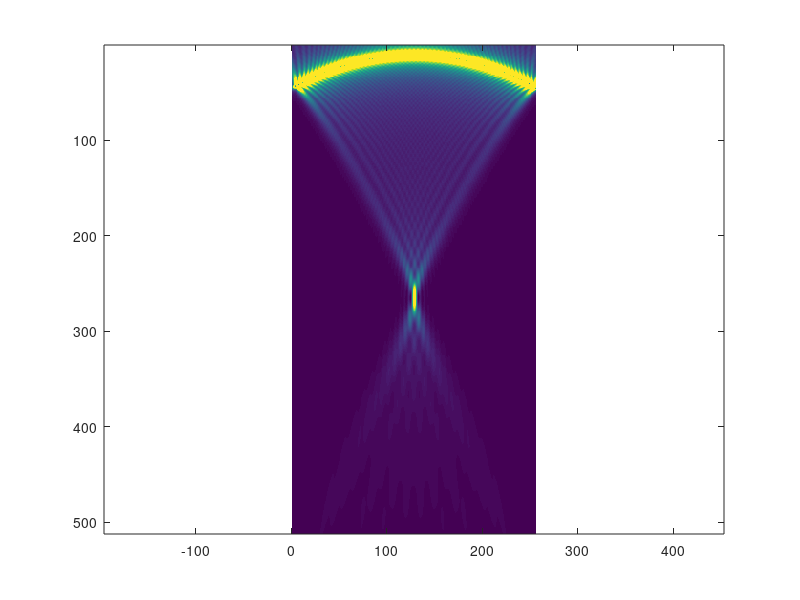
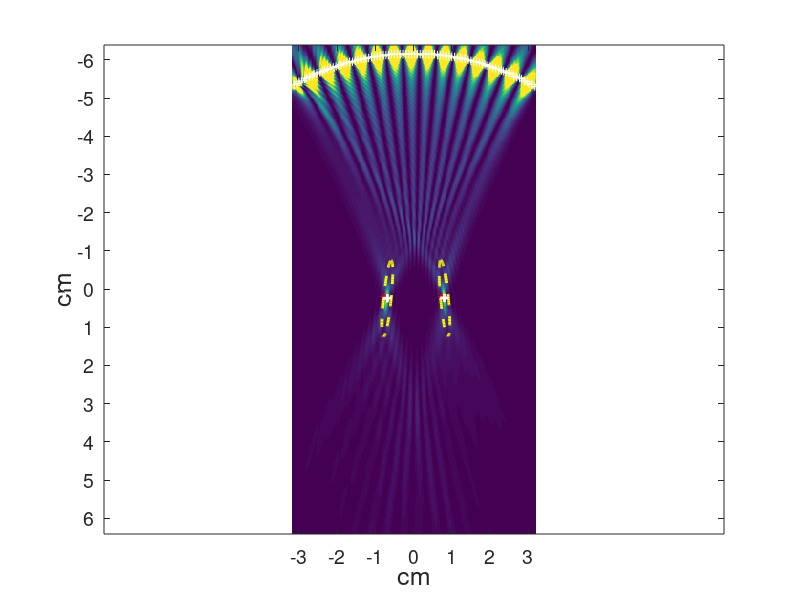
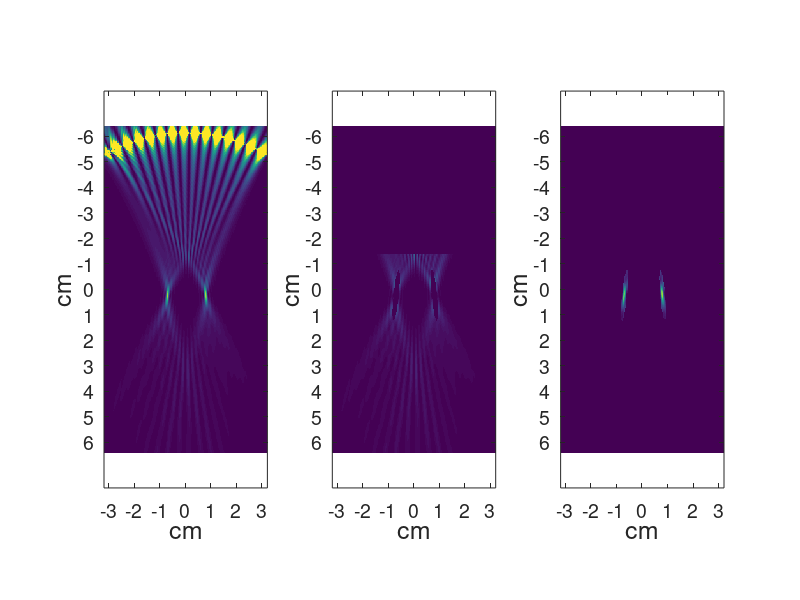
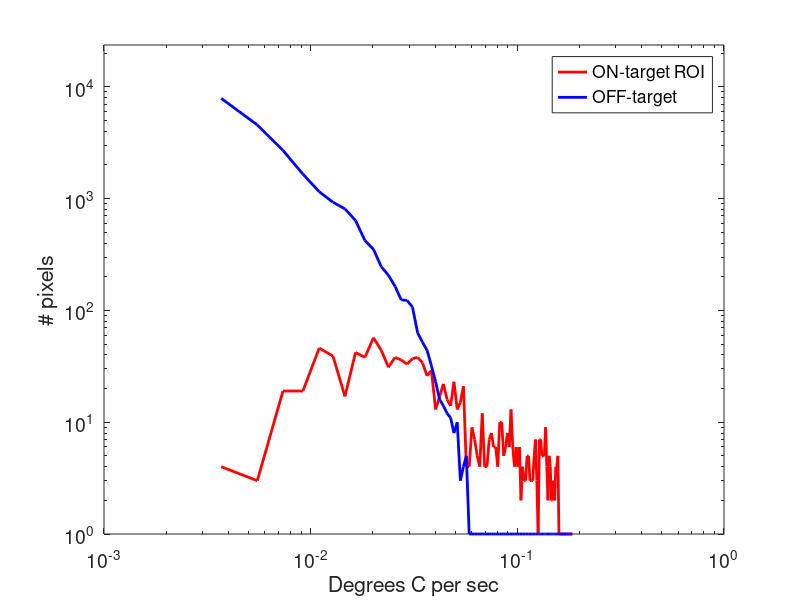

The MATLAB script that drew these images, in order:

% clear;
% clear all;
% close all;
% clc;

Nx = 256;
Ny = 512;



p_control = zeros(Nx, Ny);
p2 = zeros(Nx, Ny);

[giX, giY] = meshgrid(1:Nx, 1:Ny);
giX=giX';
giY=giY';

%acoustic source positions
pixel_size = 0.00025;

r_foc = 25.4e-3*2.5;
c = 1540; % m/s
f_o = 1.5e6; % Hz
w = 2*pi*f_o; % rad/sec

kr = w/c;

rho = 1000; %kg per m^3
rho_c = rho*c;
rho_c_k = rho*c*kr;

focal_rad_in_pixels = round(r_foc / pixel_size);
center_point = [Nx/2 10];

half_open_angle = pi/3.0;
N = round( 2.0*focal_rad_in_pixels*half_open_angle);
N = round(N / 6);
face_diameter_pixels = 2.0*focal_rad_in_pixels*(1 - cos(half_open_angle));

focal_point_pix = center_point + [0 focal_rad_in_pixels];

u_pos = zeros(N,2);
u_pos_ij = zeros(N,2);

for n=1:N
   
    theta = half_open_angle*(n - N/2)/N;
    di = focal_rad_in_pixels*sin(theta);
    dj = focal_rad_in_pixels*(1 - cos(theta));
    
    x = (di + center_point(1))*pixel_size;
    y = (dj + center_point(2))*pixel_size;
    
    i = floor(di + center_point(1));
    j = floor(dj + center_point(2));
    
    u_pos(n,:) = [x y];
    u_pos_ij(n,:) = [i j];
    
    distances = sqrt((x - (giX.*pixel_size) + pixel_size).^2 + (y - (giY.*pixel_size)  + pixel_size).^2);
    
    ii=find(distances(:) < pixel_size );
    
    thisSource = 1i*rho_c_k/(2*pi).*exp(-1i*kr.*(distances))./distances;
    thisSource(ii) = 0;
    p2(:,:) = p2 + thisSource;
    
    
    
end

figure(2);
I=(( p2.*conj(p2)  ));
maxI= max(I(:));
imagesc( transpose(I), [0 maxI*0.05] );
axis equal;

%fociCenters = [ focal_point_pix; focal_point_pix; ];
fociCenters = [ focal_point_pix - [30 0];  focal_point_pix + [30 0]; ] ;
%fociCenters = [  [40 270]; [140 270];  ];



%pentagonal pattern: -----------------
% c1 = (sqrt(5)-1)/4.0; c2 = (sqrt(5)+1)/4.0; s1 = sqrt(10 + 2*sqrt(5))/4.0; s2 = sqrt(10 - 2.0*sqrt(5))/4.0;
% fociCenters = 60*[ [1 0]; [ c1 -s1 ]; [ -c2 -s2 ]; [ -c2 s2 ]; [ c1 s1 ]; ];
% % 
%  theta=-pi/2.0;
% % 
%  %triangle
%  fociCenters = 30*[ [1 0]; [-1 0]; [0 sqrt(3)]; ];
%  theta=0;
% % 
% % 
% 
% %
%rectangle
% fociCenters = 30*[ [1 1]; [-1 1]; [-1 -1]; [1 -1]; ];
% theta = pi/4.0;

% rotator = [ [cos(theta) -sin(theta)]; [sin(theta) cos(theta)]; ];
% fociCenters = fociCenters * rotator;
% % 
% % 
%fociCenters(:,1) = round(fociCenters(:,1) + focal_point_pix(1));
%fociCenters(:,2) = round(fociCenters(:,2) + focal_point_pix(2) + 0);
%%%%%%%%%%%%%%%%%%%%%%%%%%%%%%%%%%%%%%%%%

radius_in_pixels = 1;

zeroPoints = [ 10 20;  32 20; 48 20 ]/2;
zrad=3;

pixelArea=pixel_size^2;

for i=1:Nx  
    for j=1:Ny
        for k=1:length(fociCenters)
            p_control(i,j) = p_control(i,j) + pixelArea*rho_c_k*(1.0 / (2*pi*radius_in_pixels^2))*exp(-0.5*((i - fociCenters(k,1))/radius_in_pixels)^2.0)*exp(-0.5*((j - fociCenters(k,2))/radius_in_pixels)^2.0); 
        end
    end
end

med_control = median(p_control(:));
max_control = max(p_control(:));

%ii=find(p_control(:) >= (med_control + 0.8*(max_control-med_control)) );

ii = (fociCenters(:,2)-1)*Nx + fociCenters(:,1);

p_control(ii) = 1e4;

p_hot = p_control(ii);
%p_hot(1) = 0;

p_hot(1) = 1i*p_hot(1);

hot_pix = zeros(length(ii), 2);

hot_pix(:,2) = floor( (ii-1)./Nx) + 1;
hot_pix(:,1) = mod(ii-1, Nx) + 1;

%figure(2);
%imagesc( transpose(p2) );
%axis equal;


% hot_pix = [ [100 400]; [100 200]; [200 300]; ];
% p_hot = [15e13; 15e13; 15e13];

M = length(p_hot);

H = zeros(M, N);

umag = ones(N,1);
uphase = zeros(N,1);

srcarea=pixelArea; nzeros=0;

for m=1:M 
   
    
    i = hot_pix(m,1);
    j = hot_pix(m,2);
    rm = [i j] ;
    
    for n=1:N
        
        Rmn = norm(pixel_size*rm - u_pos(n,:) + pixel_size) ;
        if Rmn == 0
            Rmn=0;
        end
        if Rmn > 0
        H(m,n) = 1i*rho_c_k*exp(-1i*kr*Rmn)/Rmn;
        else
           nzeros=nzeros+1; 
        end
        
    end
end

%Hinv = pinv(H);

Hstar_t = ctranspose(H);
HHstar_tinv = pinv(H*Hstar_t);

uopt = Hstar_t*HHstar_tinv*(p_hot(:));

u_k = complex(zeros(N,1));

for k=1:120
   
    gk = Hstar_t * p_hot(:) - Hstar_t * H * u_k;
    
    alpha = (ctranspose(gk)*gk) / ( ctranspose(H*gk)* (H*gk) );
    
    u_k = u_k + gk.*alpha;
    
    if (norm(gk) < 0.0001)
        break;
    end
    
end

p_recon = zeros(Nx, Ny);

algdiff=norm((u_k - uopt)./uopt)

uopt=u_k;

for n=1:N
   
    theta = half_open_angle*(n - N/2)/N;
    di = focal_rad_in_pixels*sin(theta);
    dj = focal_rad_in_pixels*(1 - cos(theta));
    
    x = (di + center_point(1))*pixel_size;
    y = (dj + center_point(2))*pixel_size;
    
    i = floor(di + center_point(1));
    j = floor(dj + center_point(2));
    
    distances = sqrt((x - (giX.*pixel_size) + pixel_size).^2 + (y - (giY.*pixel_size)  + pixel_size).^2);
    
    ii=find(distances(:) < pixel_size );
    
    thisSource = uopt(n)*1i*rho_c_k/(2*pi).*exp(-1i*kr*(distances))./distances;
    thisSource(ii) = 0;
    p_recon(:,:) = p_recon + thisSource;
    
end

figure(3);
I=(( p_recon.*conj(p_recon)  ) ) / rho_c;
maxI= max(I(:));
imagesc( transpose(I), [0 maxI*0.025] );
axis equal;


xticklabs = round(((-Nx/2.0)*100*pixel_size + .2) : 1 : ((Nx/2.0)*100*pixel_size));
xticks = xticklabs/(100*pixel_size) + Nx/2.0;

yticklabs = round(((-Ny/2.0)*100*pixel_size +.4 ) : 1 : ((Ny/2.0)*100*pixel_size));
yticks = yticklabs/(100*pixel_size) + Ny/2.0;

set(gca,'XTick', xticks);
set(gca,'XTickLabel', xticklabs);
set(gca,'YTick', yticks);
set(gca,'YTickLabel', yticklabs);
set(gca, 'FontSize',14);
xlabel('cm', 'Fontsize', 18);
ylabel('cm', 'Fontsize', 18);

hold on;
plot( hot_pix(:,1), hot_pix(:,2) , '*r')
plot( u_pos_ij(:,1), u_pos_ij(:,2), '+w');


% create ROIs for heat deposition measurement

%start with a rectange around centered on each hotspot
roiRectXpix = 30;
roiRectYpix = 30;

[templateX, templateY] = meshgrid(1:roiRectXpix, 1:roiRectYpix);
templateX=templateX';
templateY=templateY';

princMat=zeros(2,2);

onTargetMask = zeros(Nx,Ny);

for m=1:M
    
%     roiX = (hot_pix(m,1) - (templateX - roiRectXpix/2) + 1);
%     roiY = (hot_pix(m,2) - (templateY - roiRectYpix/2) + 1);
%     
%     pixX = (roiX(:,1));
%     pixY = (roiY(1,:));
    
    pixX = hot_pix(m,1) - ((1:roiRectXpix) - roiRectXpix/2) + 1;
    pixY = hot_pix(m,2) - ((1:roiRectYpix) - roiRectYpix/2) + 1;
    
    
    pixX=pixX';
   %find intensity-weighted center
   %dist = sqrt( (roiX)^2 + (roiY).^2 );
    
   Iroi = I(pixX, pixY);
   
   
   maxIroi = max(Iroi(:));
   minIroi = min(Iroi(:));
   nullii=find(Iroi(:) <= (minIroi + 0.3*(maxIroi-minIroi)) );
   Iroi(nullii) = 0;
   totI = sum(Iroi(:));
   
   xcentroid = sum((pixX+0.5).*sum(Iroi,2)) / totI;
   ycentroid = sum((pixY+0.5).*sum(Iroi,1)) / totI;
   xrms = sum(((pixX+0.5).^2).*sum(Iroi,2)) / totI;
   yrms = sum(((pixY+0.5).^2).*sum(Iroi,1)) / totI;
   
   princMat(1,1) = sum(((pixY+0.5-ycentroid).^2).*sum(Iroi,1));
   princMat(2,2) = sum(((pixX+0.5-xcentroid).^2).*sum(Iroi,2));
   princMat(1,2) = - sum( ((pixX+0.5-xcentroid).*(Iroi*(pixY+0.5-ycentroid)')) ); 
   princMat(2,1) = princMat(1,2);
   
   [V, D] = eig(princMat);
   D = D/totI;
   
   %abratio = min(D(:))/max(D(:));
   
   if D(1,1) > D(2,2)
       
       maxIDX = 1;
       minIDX = 2;
   else
       maxIDX=2;
       minIDX=1;
   end
   a_roi = 2*sqrt(D(maxIDX,maxIDX));
   b_roi = 2*sqrt(D(minIDX,minIDX));
   
   
   a_roi = 0.01 / pixel_size;
   b_roi = 0.001 / pixel_size;
   
   cosTheta = V(2,maxIDX);
   sinTheta = V(1,maxIDX);
   
   t = -pi:0.05:pi;
   roiedgeX = a_roi*cos(t);
   roiedgeY = b_roi*sin(t);
   
   uX = roiedgeX*cosTheta + roiedgeY*sinTheta + xcentroid;
   uY = -roiedgeX*sinTheta + roiedgeY*cosTheta + ycentroid;
   
   onTargetMask = onTargetMask | ( ((((giX-xcentroid)*cosTheta - (giY-ycentroid)*sinTheta)/a_roi).^2 + (((giY-ycentroid)*cosTheta + (giX-xcentroid)*sinTheta)/b_roi).^2 ) < 1);

   plot( uX, uY, 'y--', 'linewidth',2)
   plot( xcentroid, ycentroid , 'w+', 'linewidth',2)
end

onTargetImage = onTargetMask .* I ;

%now that the foci masks are define, select the off-target area
ynearest = round( focal_point_pix(2) - 0.25*focal_rad_in_pixels );

offTargetMask = ones(Nx,Ny);

offTargetMask(:, 1:(ynearest-1)) = 0;
offTargetMask = offTargetMask.*(1-onTargetMask);

offTargetImage = offTargetMask .* I ;

plotMax = maxI*0.025;


figure(4);
set(gcf,'Position', [300 200 1150 700]);
subplot(1,3,1);
imagesc( I', [0 plotMax] );
axis equal;
set(gca,'XTick', xticks);
set(gca,'XTickLabel', xticklabs);
set(gca,'YTick', yticks);
set(gca,'YTickLabel', yticklabs);
set(gca, 'FontSize',14);
xlabel('cm', 'Fontsize', 18);
ylabel('cm', 'Fontsize', 18);
subplot(1,3,2);
imagesc( offTargetImage', [0 plotMax] );
axis equal;
set(gca,'XTick', xticks);
set(gca,'XTickLabel', xticklabs);
set(gca,'YTick', yticks);
set(gca,'YTickLabel', yticklabs);
set(gca, 'FontSize',14);
xlabel('cm', 'Fontsize', 18);
ylabel('cm', 'Fontsize', 18);
subplot(1,3,3);
imagesc( onTargetImage', [0 plotMax] );
axis equal;
set(gca,'XTick', xticks);
set(gca,'XTickLabel', xticklabs);
set(gca,'YTick', yticks);
set(gca,'YTickLabel', yticklabs);
set(gca, 'FontSize',14);
xlabel('cm', 'Fontsize', 18);
ylabel('cm', 'Fontsize', 18);


absorption = 20.0; % per meter
Cv = 4.18e06; % J / m^3*C
time_exposure=1; %sec

deltaT = 2*I*absorption*time_exposure/Cv  * 1e04 ; %1e04 to convert I from W/cm^2 to W/m^2
maxDT = max(deltaT(:));

onTargetImage = onTargetImage* 2*absorption*time_exposure/Cv * 1e04;
offTargetImage = offTargetImage* 2*absorption*time_exposure/Cv * 1e04;

hxmin =0.02*0.025*maxDT;
hxmax = 0.025*maxDT;
nbins = 100;
hxstep = ((hxmax-hxmin)/(nbins-1));

edges = hxmin:hxstep:hxmax;

hkON = histc( onTargetImage(:), edges);
hkOFF = histc( offTargetImage(:), edges);

% 
 figure(5);
 
 loglog(edges, hkON+1, 'r','linewidth',2);
 xlabel('Degrees C per sec', 'Fontsize', 18);
 ylabel('# pixels', 'Fontsize', 18);
 hold on;
 loglog(edges, hkOFF+1, 'b','linewidth',2);
 axis( [0.001 1 0 3*max(hkOFF)]);
 leg=legend('ON-target ROI', 'OFF-target');
 set(leg,'FontSize',18);
 set(gca, 'FontSize',14);
 hold off;
 
 
 
% axis equal;


avgon=sum(onTargetImage(:) / sum(hkON));
avgoff=sum(offTargetImage(:)/ sum(hkOFF) );

sprintf('Avg-ON = %f,  Avg-OFF = %f,  Ratio ON/OFF=%f', avgon, avgoff, avgon / avgoff)



